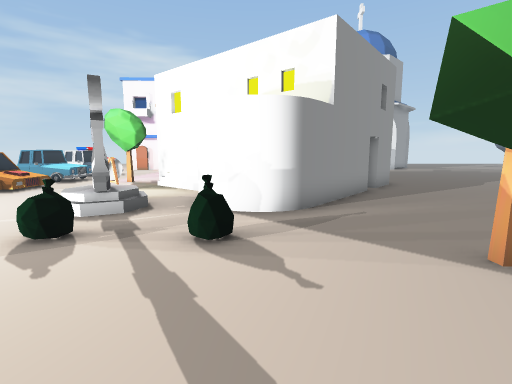
view 1 (above)

23 first-person views from a walk through a Unity game level. The camera is 1.4 m above the floor, tilts 8° down and sees 85° across. The floor is counted in squares, 1 m on a side. Each view is taken from the middle of a square. On the plan, view 1 faces up. The plan holds only what a view shows up to about 14 squares ahead; the rest is blank. The place goes on beyond the plan. The player is left out. Some surface patterns are stand-ins.

view 2
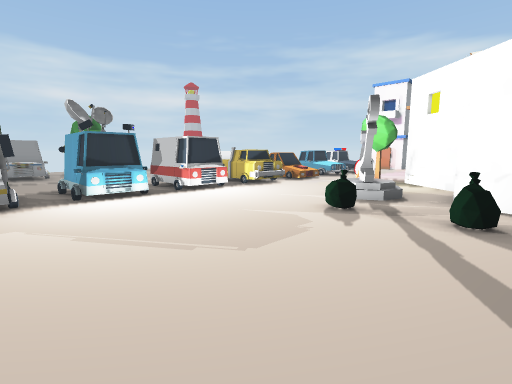

view 3
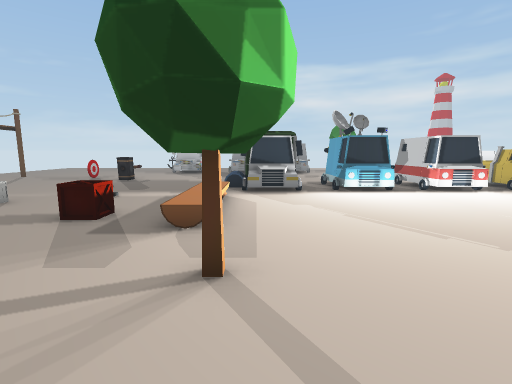

view 4
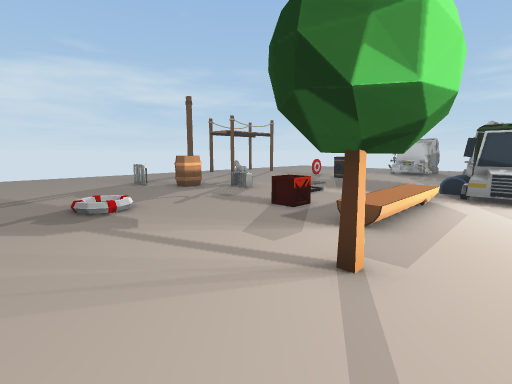

view 5
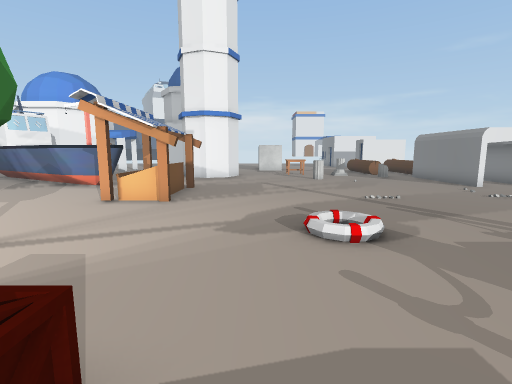

view 6
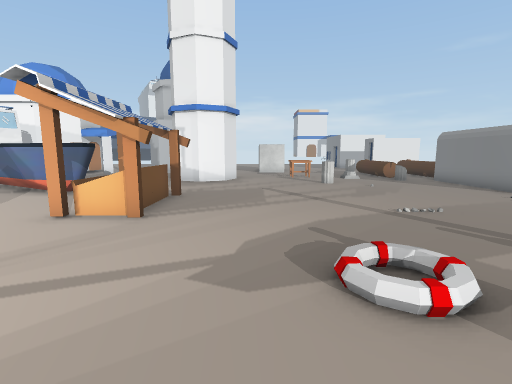

view 7
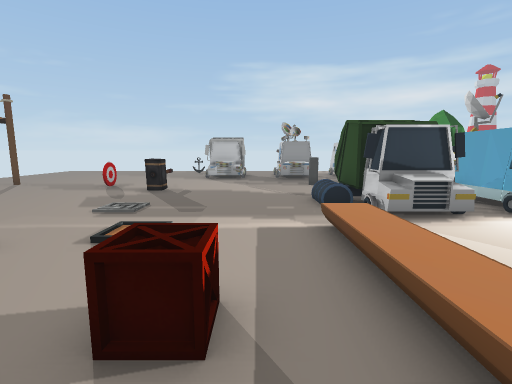

view 8
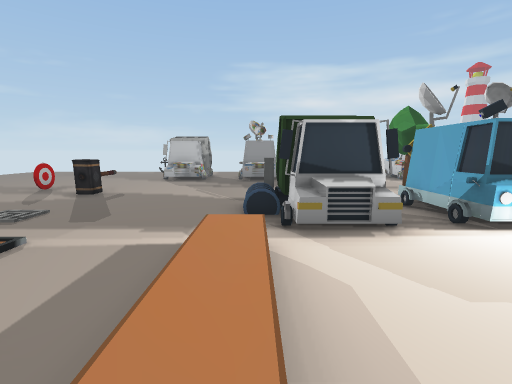

view 9
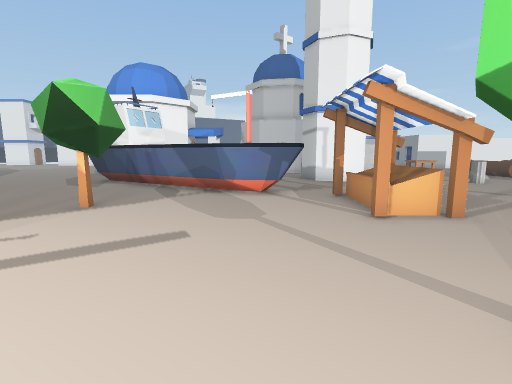

view 10
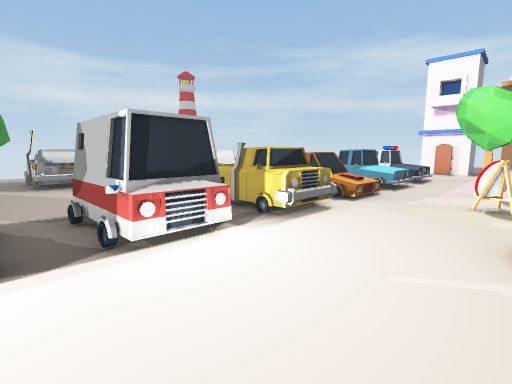

view 11
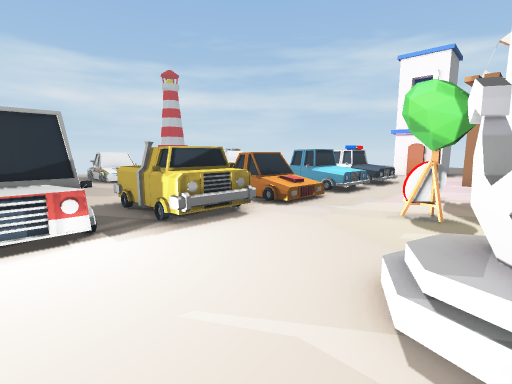

view 12
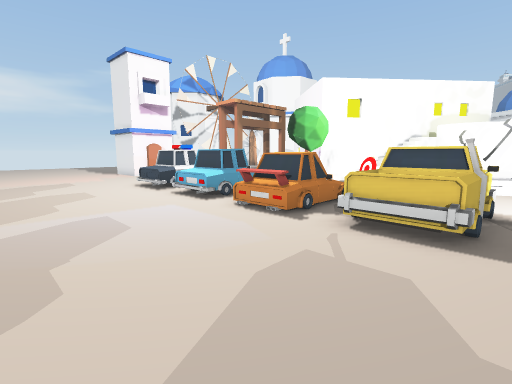

view 13
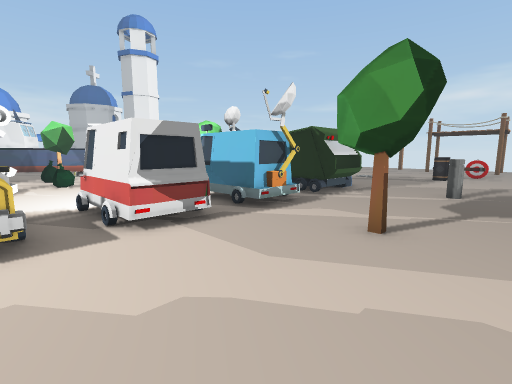

view 14
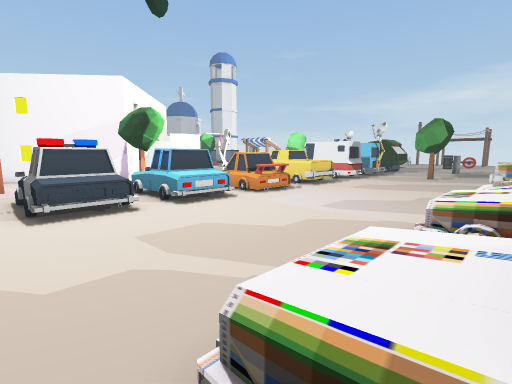

view 15
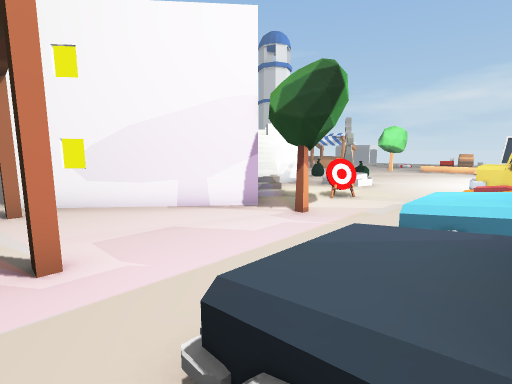

view 16
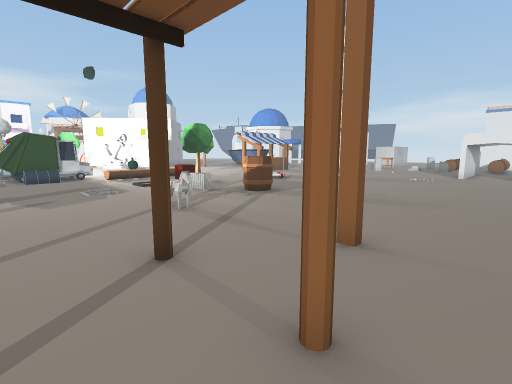

view 17
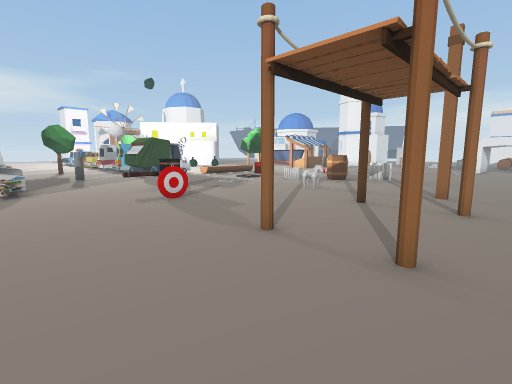

view 18
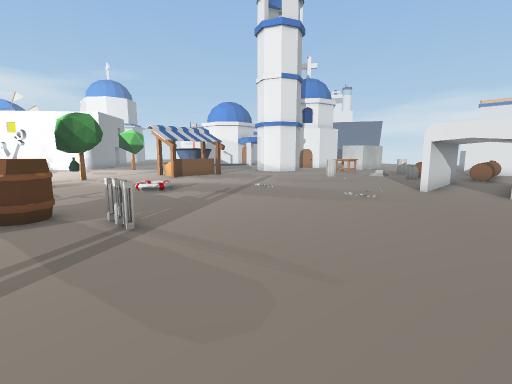

view 19
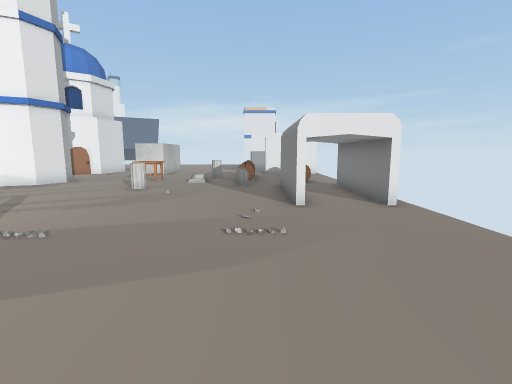

view 20
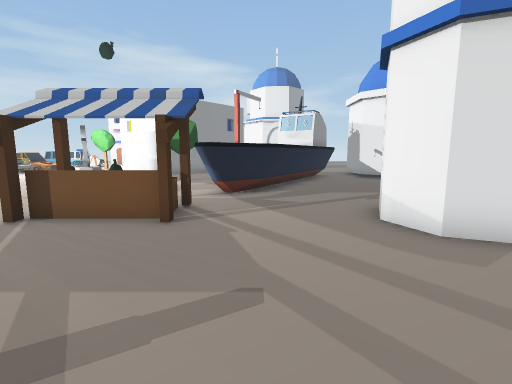

view 21
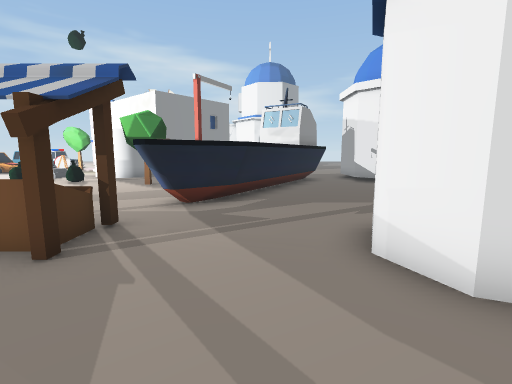

view 22
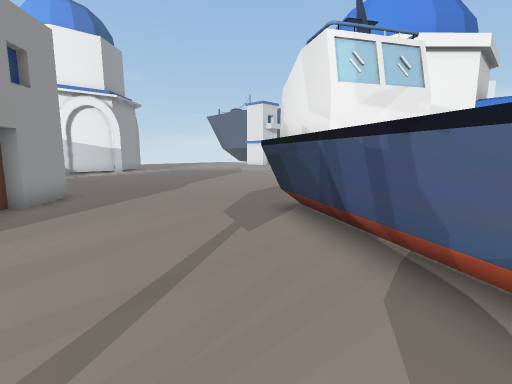

view 23
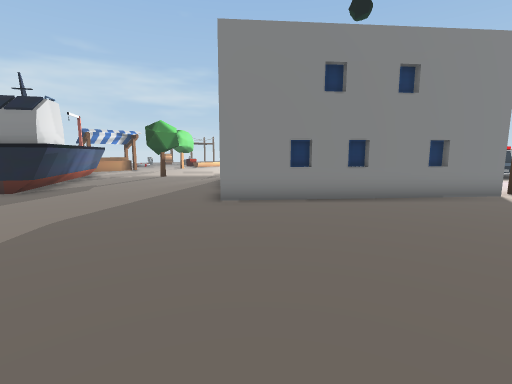

### Floor plan
Key: @ floor where view 1 was taken; # wall or solid block; x gap in a wall; . floor; / step, stairs or slope; = window, fence, low wall or low ledge; ^ raised ledge; v drop or lower ground; O other object.
Columns run from 19 left of view 1 to 11 right of it. Each row starts with its distance up from view 1.
 19 . ...........O...O........... .
 18 =O.....O^OO.......##..........
 17 #O.....O^^O......###O..........
 16 =.......#=......## ###.........
 15  ......O^=O....##    ##........
 14 #O.....O^^O..OO##     #O.......
 13  =......==...O.##       #......
 12   .....==#...../##      #......
 11   .....=^=O..OO.###    ##......
 10  O.....===O......O##  ##.......
  9 =O.....==##.......#####........
  8 =......^^#^....O.O#  #.........
  7   .....^^#^...OOO.# v.......O..
  6  =..............O...........OO
  5 #=.....####....OO.O........OOOO
  4 #=.....####.....O.O...O....OOOO
  3 ....O...###...........OO..OOOO.
  2   ..OO..###..............OOOO..
  1   .....####..............OOOO..
  0  #.....####........@....OOOO...
 -1  #........x.............OOOO...
 -2   .....####.............OOO....
 -3  #..O..####.....OO.............
 -4  #..O...OO./////OO...OOOO....#
 -5  #...................OOOO....##
 -6  .............O......O..O....O#
 -7  O............O...............#
 -8  O.............................
 -9 .=...............//............
-10 ....OOO.....O....//............
-11 ............O...............O..
-12 ....OO.......OO................
-13 ..........O..OO................
-14 ..........O....O...............
-15 ...............O.............O.
-16 ...............................
-17 ....O...O................OOOOO.
-18 ..........#...................O
-19  ...O...O......................
-20 . .......................OOOOO

Positions as (right, up) in squares from view 1, and headings:
1: (0, 0), facing up
2: (0, -2), facing up-left
3: (1, -3), facing left
4: (1, -2), facing down-left
5: (-6, -8), facing right
6: (-4, -8), facing right
7: (-3, -6), facing left
8: (-4, -4), facing left
9: (-4, -1), facing right
10: (-5, 2), facing up-left
11: (-4, 4), facing up-left
12: (-17, 6), facing up-right
13: (-17, 7), facing down-right
14: (-19, 19), facing down-right
15: (-10, 19), facing down-right
16: (-13, -20), facing up-right
17: (-19, -20), facing up-right
18: (-6, -20), facing up-right
19: (-2, -16), facing right
20: (7, -11), facing up
21: (8, -9), facing up
22: (4, 2), facing up-right
23: (11, 19), facing down-left
